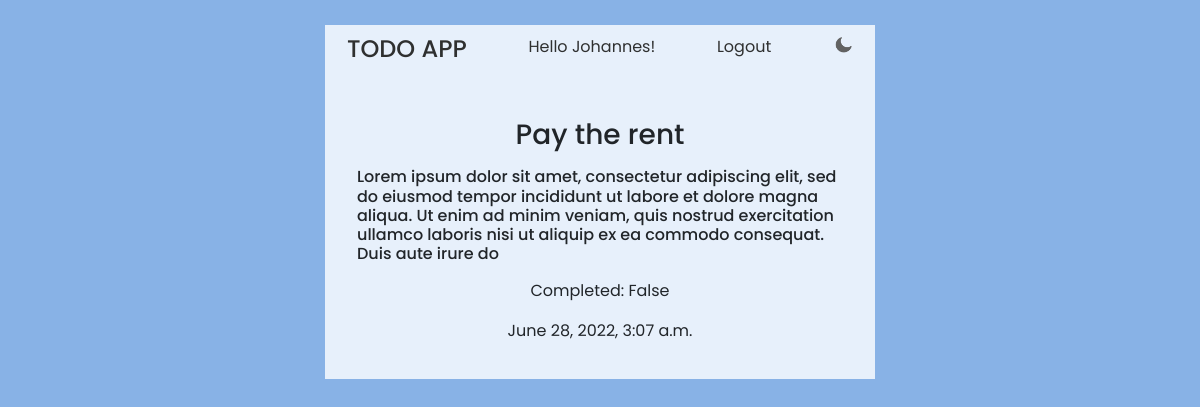
Page /task_detail/17/ (signed in) on the committed database.
### base/models.py (models this page shows, shortened)
class Task(models.Model):
    user = models.ForeignKey(User, on_delete=models.CASCADE)
    title = models.CharField(max_length=50)
    description = models.TextField(max_length=250)
    completed = models.BooleanField(default=False)
    created = models.DateTimeField(auto_now_add=True)
    class Meta:
        ordering = ['completed', '-created']

### base/views.py (the view)
# urls.py: path('task_detail/<int:pk>/', TaskDetail.as_view(), name='task_detail'),
class TaskDetail(LoginRequiredMixin, DetailView):
    model = Task
    context_object_name = 'task'
    template_name = 'base/task.html'

### base/templates/base/task.html
{% extends 'base/base.html' %}
{% block content %}
    <div class="section">
        <p><h3 class="text-center">{{task.title}}</h3></p>
        <p><h6 class="text-justify">{{task.description}}</h6></p>
        <p class="text-center">Completed: {{task.completed}}</p>
        <p class="text-center">{{task.created}}</p>
    </div>
{% endblock %}

### base/templates/base/base.html (shortened to what this page needs)
{% load static %}
<!DOCTYPE html>
<html lang="en">
<head>
    <link href="https://cdn.jsdelivr.net/npm/bootstrap@5.0.2/dist/css/bootstrap.min.css" rel="stylesheet">
    <link rel="stylesheet" href="https://cdn.jsdelivr.net/npm/bootstrap-icons@1.3.0/font/bootstrap-icons.css">
    <link rel="stylesheet" href="{% static 'style.css' %}">
</head>
<body>
    <div class="container">
        <div class="header">
            <a href="{% url 'task_list' %}"><h4 class="todo">TODO APP</h4></a>
            {% if request.user.is_authenticated %}
                <span class="todo">Hello {{request.user.first_name}}!</span>
                    <a href="{% url 'logout' %}" class="todo">Logout</a>
            {% else %}
                <a href="{% url 'login' %}" class="todo">Login</a>
                <a href="{% url 'register' %}" class="todo">Register</a>
            {% endif %}
            <img src="{% static 'images/moon.png' %}" id="icon">
        </div>
            {% block content %}
            {% endblock %}
    </div>
</body>
</html>

### base/static/style.css (style rules this page uses)
:root { --primary-color: #88B2E6; --secondary-color: #e7f0fb; --task-color: #001A2B; --todo-color: #2f3030; --maintitle-color: #000000; }
body { background-color: var(--primary-color); font-family: 'Poppins'; padding-top: 25px; }
a { text-decoration: none; }
.todo { color: var(--todo-color); }
.container { max-width: 550px; margin: auto; background-color: var(--secondary-color); }
.header { display: flex; justify-content: space-between; padding: 10px; }
.section { padding: 20px; }
#icon { width: 20px; height: 20px; cursor: pointer; }

### rows in the picture
Task: title "Pay the rent", description "Lorem ipsum dolor sit amet, consectetur adipiscing elit, sed do eiusmod tempor incididunt ut labore et dolore magna aliqua. Ut enim ad minim veniam, quis nostrud exercitation ullamco laboris nisi ut aliquip ex ea commodo consequat. Duis aute irure do", completed "False", created "June 28, 2022, 3:07 a.m."

### other values in the picture
{{ request.user.first_name }} "Johannes"
